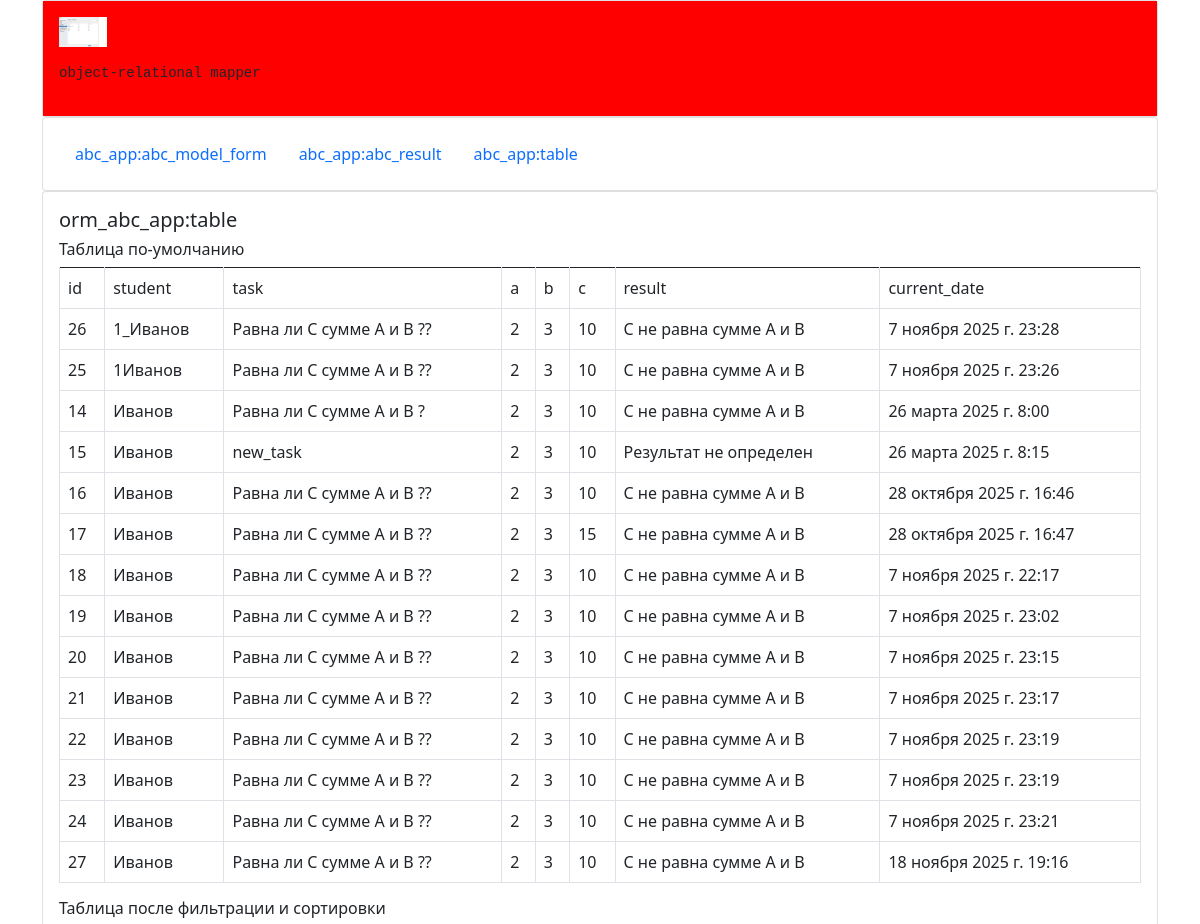
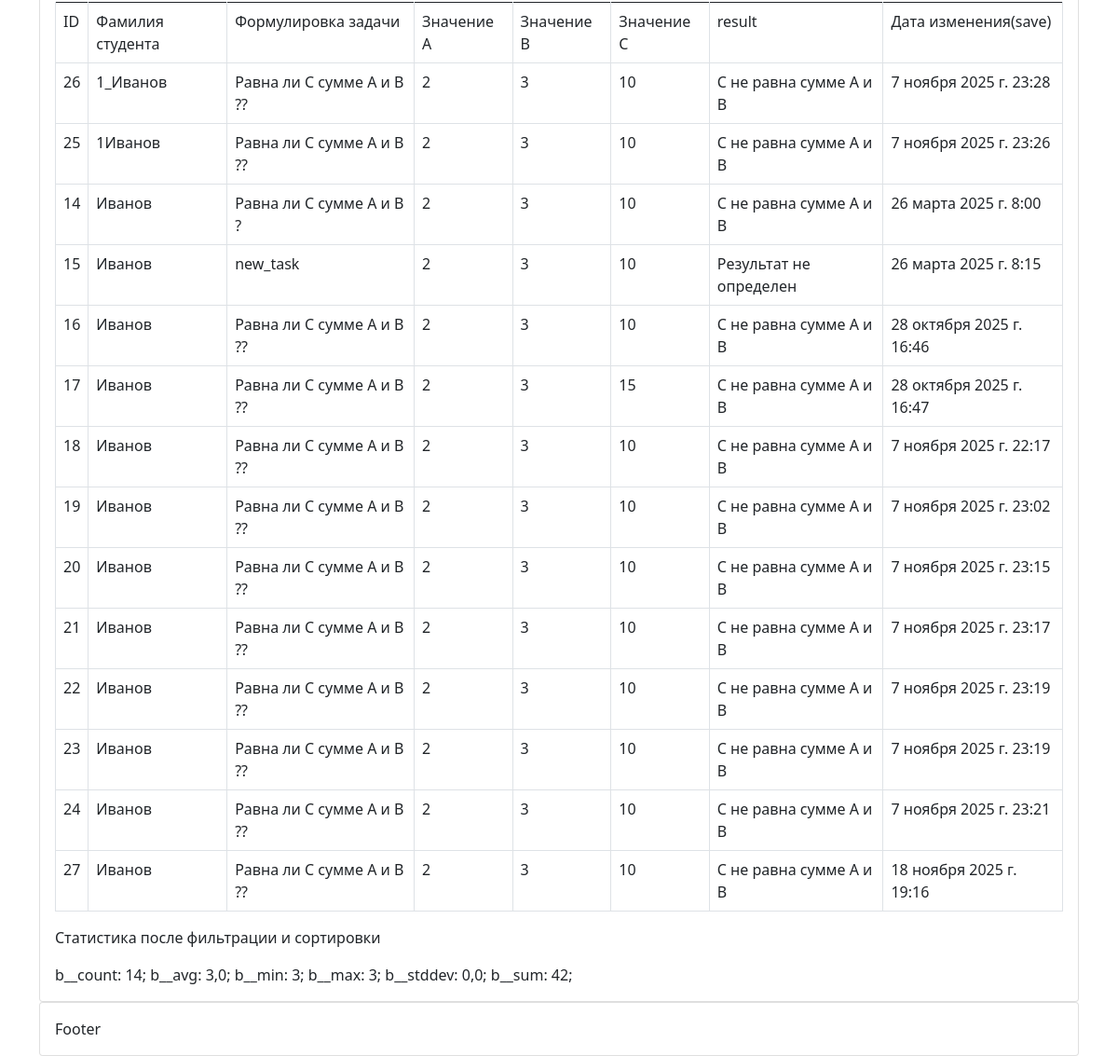
The page /abc_app/table/ on the database its author committed (2 pictures, top to bottom).
### abc_app/models.py (models this page shows, shortened)
class AbcModel(models.Model):
    student = models.CharField(
        verbose_name="Фамилия студента",
        default="Иванов",
        max_length=255,
    )
    task = models.CharField(
        verbose_name="Формулировка  задачи",
        default="Равна ли С сумме A и B ??",
        max_length=255,
    )
    a = models.IntegerField(
        verbose_name="Значение А", default=2, help_text="Подсказка для значения А",
    )
    b = models.IntegerField(
        verbose_name="Значение B", default=3, help_text="Подсказка для значения B",
    )
    c = models.IntegerField(
        verbose_name="Значение С",
        choices=c_choices,
        default=10,
    )
    result = models.CharField(
        default="Результат не определен",
        max_length=255,
    )
    current_date = models.DateTimeField(
        verbose_name="Дата изменения(save)", auto_now=True
    )
    class Meta:
        verbose_name = "A_B_C_Таблица"
        verbose_name_plural = "A_B_C_Таблицы"
        ordering = ("student", )

### abc_app/views.py (the view)
# urls.py: path('table/', views.table, name='table'),
def table(request):
    objects_values = AbcModel.objects.values()
    print("\nobjects_values:", objects_values)
    objects_values_list = (
        AbcModel.objects.values_list().filter(id__gte=7).order_by("student")
    )  # [0:3]
    print("\nobjects_values_list:", objects_values_list)
    cur_objects = objects_values_list
    statics_val = [
        cur_objects.aggregate(Count("b")),
        cur_objects.aggregate(Avg("b")),
        cur_objects.aggregate(Min("b")),
        cur_objects.aggregate(Max("b")),
        cur_objects.aggregate(StdDev("b")),
        cur_objects.aggregate(Sum("b")),
    ]
    print("\nstatics_val:", statics_val)
    statics = {"statics_val": statics_val}
    fields = AbcModel._meta.get_fields()
    print("\nfields", fields)
    verbose_name_list = []
    name_list = []
    for e in fields:
        verbose_name_list.append(e.verbose_name)
        name_list.append(e.name)
    print("\nverbose_name_list:", verbose_name_list)
    print("\nname_list", name_list)
    field_names = verbose_name_list
    context = {
        "objects_values": objects_values,
        "name_list": name_list,
        "objects_values_list": objects_values_list,
        "verbose_name_list": verbose_name_list,
        "statics": statics,
        "field_names": field_names,
    }
    return render(request, "table.html", context)

### abc_app/templates/table.html (shortened to what this page needs)
{% extends 'layout.html' %}
{% block content %}
    <h5>orm_abc_app:table</h5>
    <h6>Таблица по-умолчанию</h6>
    <table class="table table-bordered">
        <tbody style="border-top: 3.0px;">
        <tr>
            {% for name in name_list %}
                <td>{{ name }}</td>
            {% endfor %}
        </tr>
        {% for object in objects_values %}
            <tr>
                {% for key, value in object.items %}
                    <td>
                        {{ value }}
                    </td>
                {% endfor %}
            </tr>
        {% endfor %}
    </table>
    <h6>Таблица после фильтрации и сортировки</h6>
    <table class="table table-bordered">
        <tbody style="border-top: 3.0px;">
        <tr>
            {% for name in verbose_name_list %}
                <td>{{ name }}</td>
            {% endfor %}
        </tr>
        {% for objects_values in objects_values_list %}
            <tr>
                {% for item in objects_values %}
                    <td>
                        {{ item }}
                    </td>
                {% endfor %}
            </tr>
        {% endfor %}
    </table>
    <p>Статистика после фильтрации и сортировки </p>
    {% for item in statics.statics_val %}
        {% for k, v in  item.items %}
            {{ k }}:  {{ v }};
        {% endfor %}
    {% endfor %}
{% endblock %}

### rows shown on the page
AbcModel: object "26" "1_Иванов" "Равна ли С сумме A и B ??" "2" "3" "10" "С не равна сумме A и B" "7 ноября 2025 г. 23:28", objects_values "26" "1_Иванов" "Равна ли С сумме A и B ??" "2" "3" "10" "С не равна сумме A и B" "7 ноября 2025 г. 23:28"
AbcModel: object "25" "1Иванов" "Равна ли С сумме A и B ??" "2" "3" "10" "С не равна сумме A и B" "7 ноября 2025 г. 23:26", objects_values "25" "1Иванов" "Равна ли С сумме A и B ??" "2" "3" "10" "С не равна сумме A и B" "7 ноября 2025 г. 23:26"
AbcModel: object "14" "Иванов" "Равна ли С сумме A и B ?" "2" "3" "10" "С не равна сумме A и B" "26 марта 2025 г. 8:00", objects_values "14" "Иванов" "Равна ли С сумме A и B ?" "2" "3" "10" "С не равна сумме A и B" "26 марта 2025 г. 8:00"
AbcModel: object "15" "Иванов" "new_task" "2" "3" "10" "Результат не определен" "26 марта 2025 г. 8:15", objects_values "15" "Иванов" "new_task" "2" "3" "10" "Результат не определен" "26 марта 2025 г. 8:15"
AbcModel: object "16" "Иванов" "Равна ли С сумме A и B ??" "2" "3" "10" "С не равна сумме A и B" "28 октября 2025 г. 16:46", objects_values "16" "Иванов" "Равна ли С сумме A и B ??" "2" "3" "10" "С не равна сумме A и B" "28 октября 2025 г. 16:46"
AbcModel: object "17" "Иванов" "Равна ли С сумме A и B ??" "2" "3" "15" "С не равна сумме A и B" "28 октября 2025 г. 16:47", objects_values "17" "Иванов" "Равна ли С сумме A и B ??" "2" "3" "15" "С не равна сумме A и B" "28 октября 2025 г. 16:47"
AbcModel: object "18" "Иванов" "Равна ли С сумме A и B ??" "2" "3" "10" "С не равна сумме A и B" "7 ноября 2025 г. 22:17", objects_values "18" "Иванов" "Равна ли С сумме A и B ??" "2" "3" "10" "С не равна сумме A и B" "7 ноября 2025 г. 22:17"
AbcModel: object "19" "Иванов" "Равна ли С сумме A и B ??" "2" "3" "10" "С не равна сумме A и B" "7 ноября 2025 г. 23:02", objects_values "19" "Иванов" "Равна ли С сумме A и B ??" "2" "3" "10" "С не равна сумме A и B" "7 ноября 2025 г. 23:02"
AbcModel: object "20" "Иванов" "Равна ли С сумме A и B ??" "2" "3" "10" "С не равна сумме A и B" "7 ноября 2025 г. 23:15", objects_values "20" "Иванов" "Равна ли С сумме A и B ??" "2" "3" "10" "С не равна сумме A и B" "7 ноября 2025 г. 23:15"
AbcModel: object "21" "Иванов" "Равна ли С сумме A и B ??" "2" "3" "10" "С не равна сумме A и B" "7 ноября 2025 г. 23:17", objects_values "21" "Иванов" "Равна ли С сумме A и B ??" "2" "3" "10" "С не равна сумме A и B" "7 ноября 2025 г. 23:17"
AbcModel: object "22" "Иванов" "Равна ли С сумме A и B ??" "2" "3" "10" "С не равна сумме A и B" "7 ноября 2025 г. 23:19", objects_values "22" "Иванов" "Равна ли С сумме A и B ??" "2" "3" "10" "С не равна сумме A и B" "7 ноября 2025 г. 23:19"
AbcModel: object "23" "Иванов" "Равна ли С сумме A и B ??" "2" "3" "10" "С не равна сумме A и B" "7 ноября 2025 г. 23:19", objects_values "23" "Иванов" "Равна ли С сумме A и B ??" "2" "3" "10" "С не равна сумме A и B" "7 ноября 2025 г. 23:19"
AbcModel: object "24" "Иванов" "Равна ли С сумме A и B ??" "2" "3" "10" "С не равна сумме A и B" "7 ноября 2025 г. 23:21", objects_values "24" "Иванов" "Равна ли С сумме A и B ??" "2" "3" "10" "С не равна сумме A и B" "7 ноября 2025 г. 23:21"
AbcModel: object "27" "Иванов" "Равна ли С сумме A и B ??" "2" "3" "10" "С не равна сумме A и B" "18 ноября 2025 г. 19:16", objects_values "27" "Иванов" "Равна ли С сумме A и B ??" "2" "3" "10" "С не равна сумме A и B" "18 ноября 2025 г. 19:16"

### other values the page prints
{{ name }} "id" "student" "task" "a" "b" "c" "result" "current_date"
{{ name }} "ID" "Фамилия студента" "Формулировка задачи" "Значение А" "Значение B" "Значение С" "result" "Дата изменения(save)"
{{ k }} "b__count" "b__avg" "b__min" "b__max" "b__stddev" "b__sum"
{{ v }} "14" "3,0" "3" "3" "0,0" "42"
